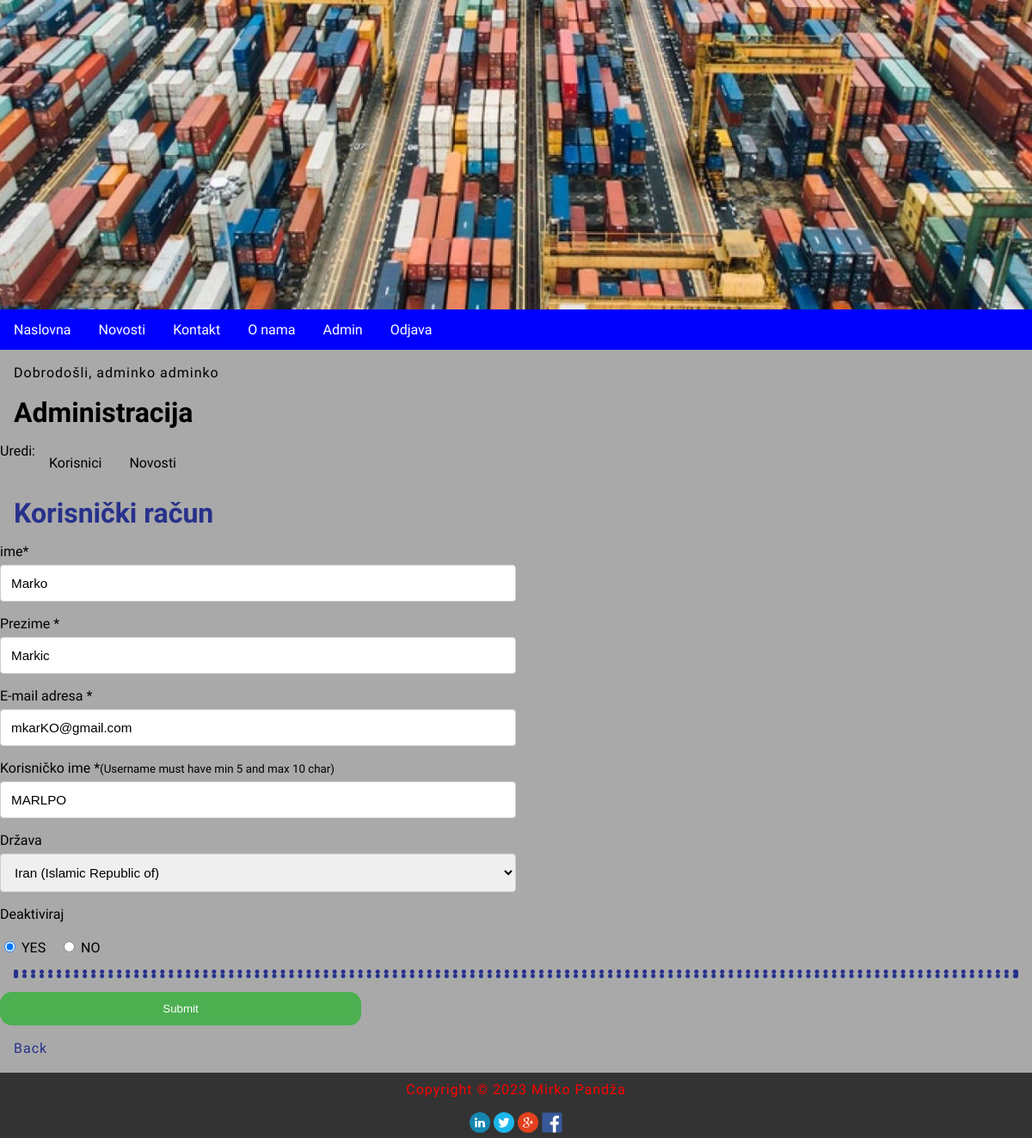
/index.php?menu=7&action=1&edit=6 (signed in), run on the app's committed database.
### tables this page shows
CREATE TABLE `users` (
  `id` int(11) NOT NULL,
  `firstname` varchar(255) NOT NULL,
  `lastname` varchar(255) NOT NULL,
  `email` varchar(255) NOT NULL,
  `username` varchar(255) NOT NULL,
  `password` varchar(255) NOT NULL,
  `password_txt` varchar(255) NOT NULL,
  `country` char(2) NOT NULL,
  `date` timestamp NOT NULL DEFAULT current_timestamp() ON UPDATE current_timestamp(),
  `archive` enum('Y','N') NOT NULL DEFAULT 'Y'
);

CREATE TABLE `countries` (
  `id` int(11) NOT NULL,
  `country_code` varchar(2) NOT NULL DEFAULT '',
  `country_name` varchar(100) NOT NULL DEFAULT ''
);

### admin/users.php (the view, shortened to what this page needs)
<?php
	if (isset($_GET['id']) && $_GET['id'] != '') {
		$query  = "SELECT * FROM users";
		$query .= " WHERE id=".$_GET['id'];
		$result = @mysqli_query($MySQL, $query);
		$row = @mysqli_fetch_array($result);
		print '
		<h2>Korisnički profil</h2>
		<p><b>Ime:</b> ' . $row['firstname'] . '</p>
		<p><b>Prezime:</b> ' . $row['lastname'] . '</p>
		<p><b>Korisničko ime:</b> ' . $row['username'] . '</p>';
		$_query  = "SELECT * FROM countries";
		$_query .= " WHERE country_code='" . $row['country'] . "'";
		$_result = @mysqli_query($MySQL, $_query);
		$_row = @mysqli_fetch_array($_result);
		print '
		<p><b>Država:</b> ' .$_row['country_name'] . '</p>
		<p><b>Datum:</b> ' . pickerDateToMysql($row['date']) . '</p>
		<p><a href="index.php?menu='.$menu.'&amp;action='.$action.'">Back</a></p>';
	}
	else if (isset($_GET['edit']) && $_GET['edit'] != '') {
		$query  = "SELECT * FROM users";
		$query .= " WHERE id=".$_GET['edit'];
		$result = @mysqli_query($MySQL, $query);
		$row = @mysqli_fetch_array($result);
		$checked_archive = false;
		print '
		<h2>Korisnički račun </h2>
		<form action="" id="registration_form" name="registration_form" method="POST">
			<input type="hidden" id="_action_" name="_action_" value="TRUE">
			<input type="hidden" id="edit" name="edit" value="' . $_GET['edit'] . '">
			<label for="fname">ime*</label>
			<input type="text" id="fname" name="firstname" value="' . $row['firstname'] . '" placeholder="Your name.." required>
			<label for="lname">Prezime *</label>
			<input type="text" id="lname" name="lastname" value="' . $row['lastname'] . '" placeholder="Your last natme.." required>
			<label for="email">E-mail adresa *</label>
			<input type="email" id="email" name="email"  value="' . $row['email'] . '" placeholder="Your e-mail.." required>
			<label for="username">Korisničko ime *<small>(Username must have min 5 and max 10 char)</small></label>
			<input type="text" id="username" name="username" value="' . $row['username'] . '" pattern=".{5,10}" placeholder="Username.." required><br>
			<label for="country">Država</label>
			<select name="country" id="country">
				<option value="">molimo odaberite</option>';
				$_query  = "SELECT * FROM countries";
				$_result = @mysqli_query($MySQL, $_query);
				while($_row = @mysqli_fetch_array($_result)) {
					print '<option value="' . $_row['country_code'] . '"';
					if ($row['country'] == $_row['country_code']) { print ' selected'; }
					print '>' . $_row['country_name'] . '</option>';
				}
			print '
			</select>
			<label for="archive">Deaktiviraj </label><br />
            <input type="radio" name="archive" value="Y"'; if($row['archive'] == 'Y') { echo ' checked="checked"'; $checked_archive = true; } echo ' /> YES &nbsp;&nbsp;
			<input type="radio" name="archive" value="N"'; if($checked_archive == false) { echo ' checked="checked"'; } echo ' /> NO
			<hr>
			<input type="submit" value="Submit">
		</form>
		<p><a href="index.php?menu='.$menu.'&amp;action='.$action.'">Back</a></p>';
	}
?>

### style.css (style rules this page uses)
body, html { font-family: 'Chakra Petch', sans-serif; margin: 0; font-size: 16px; background-color: darkgrey; }
h1,h2 { margin: 0.5em; font-size: 2em; }
h2 { font-size: 2em; color: #27318b; }
main a { color: #27318b; text-decoration: none; }
p { margin: 1em; line-height: 1.4em; letter-spacing: 1px; }
hr { margin: 1em; border: 5px dotted #27318b; clear: both; }
label { display: block; }
input[type=submit] { text-align: center; display: block; background-color: #4CAF50; padding:center; color: white; padding: 12px 40px; border: none; border-radius: 14px; cursor: pointer; width: 35%; }
input[type=text], input[type=email], select, textarea { width: 50%; padding: 12px; border: 1px solid #ccc; border-radius: 4px; box-sizing: border-box; margin-top: 6px; margin-bottom: 16px; font-family: 'Oswald', sans-serif; font-size: 95%; }

### data on the page
users: firstname "Marko", lastname "Markic", email "mkarKO@gmail.com", username "MARLPO", country "Iran (Islamic Republic of)", archive "☑"

### other printed values
$_SESSION['message'] "Dobrodošli, adminko adminko"
